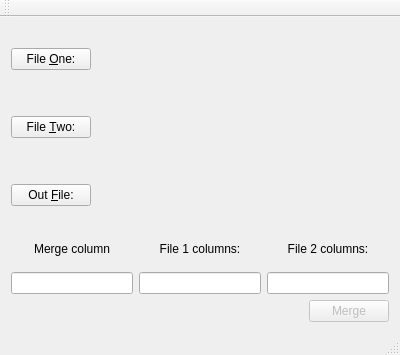
<?xml version="1.0" encoding="UTF-8"?>
<ui version="4.0">
 <class>SimpleMergerWindow</class>
 <widget class="QMainWindow" name="SimpleMergerWindow">
  <property name="geometry">
   <rect>
    <x>0</x>
    <y>0</y>
    <width>400</width>
    <height>355</height>
   </rect>
  </property>
  <property name="windowTitle">
   <string>Simple Merger</string>
  </property>
  <widget class="QWidget" name="centralWidget">
   <layout class="QVBoxLayout" name="verticalLayout_4">
    <item>
     <layout class="QHBoxLayout" name="horizontalLayout_2">
      <item>
       <widget class="QPushButton" name="fileOneButton">
        <property name="text">
         <string>File &amp;One:</string>
        </property>
       </widget>
      </item>
      <item>
       <spacer name="horizontalSpacer_2">
        <property name="orientation">
         <enum>Qt::Horizontal</enum>
        </property>
        <property name="sizeHint" stdset="0">
         <size>
          <width>40</width>
          <height>20</height>
         </size>
        </property>
       </spacer>
      </item>
      <item>
       <widget class="QLabel" name="fileOneLabel">
        <property name="text">
         <string>&lt;No file selected&gt;</string>
        </property>
       </widget>
      </item>
     </layout>
    </item>
    <item>
     <layout class="QHBoxLayout" name="horizontalLayout_3">
      <item>
       <widget class="QPushButton" name="fileTwoButton">
        <property name="text">
         <string>File &amp;Two:</string>
        </property>
       </widget>
      </item>
      <item>
       <spacer name="horizontalSpacer_3">
        <property name="orientation">
         <enum>Qt::Horizontal</enum>
        </property>
        <property name="sizeHint" stdset="0">
         <size>
          <width>40</width>
          <height>20</height>
         </size>
        </property>
       </spacer>
      </item>
      <item>
       <widget class="QLabel" name="fileTwoLabel">
        <property name="text">
         <string>&lt;No file selected&gt;</string>
        </property>
       </widget>
      </item>
     </layout>
    </item>
    <item>
     <layout class="QHBoxLayout" name="horizontalLayout_5">
      <item>
       <widget class="QPushButton" name="outFileButton">
        <property name="text">
         <string>Out &amp;File:</string>
        </property>
       </widget>
      </item>
      <item>
       <spacer name="horizontalSpacer_4">
        <property name="orientation">
         <enum>Qt::Horizontal</enum>
        </property>
        <property name="sizeHint" stdset="0">
         <size>
          <width>40</width>
          <height>20</height>
         </size>
        </property>
       </spacer>
      </item>
      <item>
       <widget class="QLabel" name="outFileLabel">
        <property name="text">
         <string>&lt;No file selected&gt;</string>
        </property>
       </widget>
      </item>
     </layout>
    </item>
    <item>
     <layout class="QHBoxLayout" name="horizontalLayout">
      <item>
       <layout class="QVBoxLayout" name="verticalLayout">
        <item>
         <widget class="QLabel" name="label">
          <property name="text">
           <string>Merge column</string>
          </property>
          <property name="alignment">
           <set>Qt::AlignCenter</set>
          </property>
         </widget>
        </item>
        <item>
         <widget class="QLineEdit" name="comparedColumnEdit">
          <property name="toolTip">
           <string>Enter the column used to match entries in the two input files (NOTE: Column one starts at 0).</string>
          </property>
         </widget>
        </item>
       </layout>
      </item>
      <item>
       <layout class="QVBoxLayout" name="verticalLayout_2">
        <item>
         <widget class="QLabel" name="label_2">
          <property name="text">
           <string>File 1 columns:</string>
          </property>
          <property name="alignment">
           <set>Qt::AlignCenter</set>
          </property>
         </widget>
        </item>
        <item>
         <widget class="QLineEdit" name="fileOneColumnsEdit">
          <property name="toolTip">
           <string>Enter the column(s) you wish to merge from file 1 (NOTE: Column one starts at 0).</string>
          </property>
         </widget>
        </item>
       </layout>
      </item>
      <item>
       <layout class="QVBoxLayout" name="verticalLayout_3">
        <item>
         <widget class="QLabel" name="label_3">
          <property name="text">
           <string>File 2 columns:</string>
          </property>
          <property name="alignment">
           <set>Qt::AlignCenter</set>
          </property>
         </widget>
        </item>
        <item>
         <widget class="QLineEdit" name="fileTwoColumnsEdit">
          <property name="toolTip">
           <string>Enter the column(s) you wish to merge from file 1 (NOTE: Column one starts at 0).</string>
          </property>
         </widget>
        </item>
       </layout>
      </item>
     </layout>
    </item>
    <item>
     <layout class="QHBoxLayout" name="horizontalLayout_4">
      <item>
       <spacer name="horizontalSpacer">
        <property name="orientation">
         <enum>Qt::Horizontal</enum>
        </property>
        <property name="sizeHint" stdset="0">
         <size>
          <width>208</width>
          <height>20</height>
         </size>
        </property>
       </spacer>
      </item>
      <item>
       <widget class="QPushButton" name="mergeButton">
        <property name="enabled">
         <bool>false</bool>
        </property>
        <property name="text">
         <string>Merge</string>
        </property>
       </widget>
      </item>
     </layout>
    </item>
   </layout>
  </widget>
  <widget class="QMenuBar" name="menuBar">
   <property name="geometry">
    <rect>
     <x>0</x>
     <y>0</y>
     <width>400</width>
     <height>20</height>
    </rect>
   </property>
  </widget>
  <widget class="QToolBar" name="mainToolBar">
   <attribute name="toolBarArea">
    <enum>TopToolBarArea</enum>
   </attribute>
   <attribute name="toolBarBreak">
    <bool>false</bool>
   </attribute>
  </widget>
  <widget class="QStatusBar" name="statusBar"/>
 </widget>
 <layoutdefault spacing="6" margin="11"/>
 <resources/>
 <connections/>
</ui>
